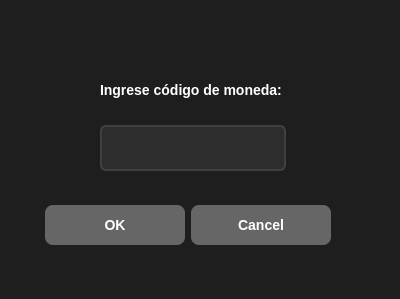
<?xml version="1.0" encoding="UTF-8"?>
<ui version="4.0">
 <class>Dialog</class>
 <widget class="QDialog" name="Dialog">
  <property name="geometry">
   <rect>
    <x>0</x>
    <y>0</y>
    <width>400</width>
    <height>299</height>
   </rect>
  </property>
  <property name="windowTitle">
   <string>Dialog</string>
  </property>
  <property name="styleSheet">
   <string notr="true">background-color: #1e1e1e;
font-family: Segoe UI, Arial;</string>
  </property>
  <widget class="QDialogButtonBox" name="btnCodMonedaIngresar">
   <property name="geometry">
    <rect>
     <x>40</x>
     <y>200</y>
     <width>291</width>
     <height>51</height>
    </rect>
   </property>
   <property name="styleSheet">
    <string notr="true">QPushButton {
    background-color: #666666;
    color: white;
    border: none;
    border-radius: 8px;
    padding: 12px 20px;
    font-size: 14px;
    font-weight: bold;
    min-width: 100px;
}
QPushButton:hover {
    background-color: #777777;
}
QPushButton:pressed {
    background-color: #555555;
}</string>
   </property>
   <property name="orientation">
    <enum>Qt::Horizontal</enum>
   </property>
   <property name="standardButtons">
    <set>QDialogButtonBox::Cancel|QDialogButtonBox::Ok</set>
   </property>
  </widget>
  <widget class="QWidget" name="verticalLayoutWidget">
   <property name="geometry">
    <rect>
     <x>100</x>
     <y>60</y>
     <width>186</width>
     <height>111</height>
    </rect>
   </property>
   <layout class="QVBoxLayout" name="verticalLayout">
    <item>
     <widget class="QLabel" name="label">
      <property name="styleSheet">
       <string notr="true">color: #ffffff;
font-size: 14px;
font-weight: bold;
background-color: transparent;
border: none;</string>
      </property>
      <property name="text">
       <string>Ingrese código de moneda:</string>
      </property>
     </widget>
    </item>
    <item>
     <widget class="QLineEdit" name="lineCodMonedaIngresar">
      <property name="styleSheet">
       <string notr="true">QLineEdit {
    background-color: #2d2d2d;
    border: 2px solid #404040;
    border-radius: 6px;
    padding: 12px;
    color: #ffffff;
    font-size: 14px;
    selection-background-color: #404040;
}
QLineEdit:focus {
    border: 2px solid #666666;
    background-color: #252525;
}</string>
      </property>
     </widget>
    </item>
   </layout>
  </widget>
 </widget>
 <resources/>
 <connections>
  <connection>
   <sender>btnCodMonedaIngresar</sender>
   <signal>accepted()</signal>
   <receiver>Dialog</receiver>
   <slot>accept()</slot>
   <hints>
    <hint type="sourcelabel">
     <x>248</x>
     <y>254</y>
    </hint>
    <hint type="destinationlabel">
     <x>157</x>
     <y>274</y>
    </hint>
   </hints>
  </connection>
  <connection>
   <sender>btnCodMonedaIngresar</sender>
   <signal>rejected()</signal>
   <receiver>Dialog</receiver>
   <slot>reject()</slot>
   <hints>
    <hint type="sourcelabel">
     <x>316</x>
     <y>260</y>
    </hint>
    <hint type="destinationlabel">
     <x>286</x>
     <y>274</y>
    </hint>
   </hints>
  </connection>
 </connections>
</ui>
